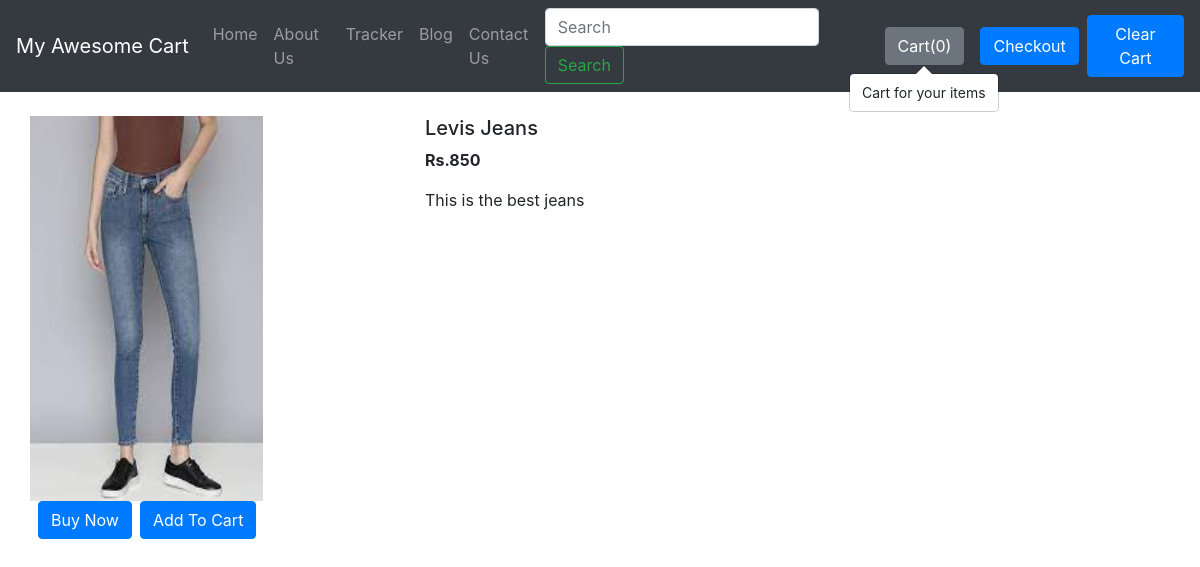
The page /shopee/products/5 on the database its author committed.
### shopee/models.py (models this page shows)
class product(models.Model):
    product_id=models.AutoField
    product_name=models.CharField(max_length=50)
    category=models.CharField(max_length=50, default="")
    sub_category=models.CharField(max_length=50,default="")
    price=models.IntegerField(default=0)
    desc=models.CharField(max_length=300)
    pub_date=models.DateField()
    image=models.ImageField(upload_to='shopee/images', default="")
    def __str__(self):
        return self.product_name

### shopee/views.py (the view)
# urls.py: path('products/<int:myid>',views.prodView,name='ProductView'),
def prodView(request,myid):
    product1=product.objects.filter(id=myid)
    print(product1)
    return render(request,('shopee/prodView.html'),{'product':product1[0]})

### shopee/templates/shopee/prodView.html (shortened to what this page needs)
{% extends 'shopee/basic.html' %}
{% block body %}
<div class="container my-4">
    <div class="row">
    <div class="col-md-4">
    <div class="row">
       <img src="/media//{{product.image}}" width="233px" height="385px">
    </div>
    <div class="row">
        <button class="btn btn-primary mx-2">Buy Now</button>
        <button class="btn btn-primary">Add To Cart</button>
    </div>
        </div>
    <div class="col-md-8">
        <h5>{{product.product_name}}</h5>
        <p><b>Rs.{{product.price}}</b></p>
        <p>{{product.desc}}</p>
    </div>
        </div>
</div>
{% endblock %}

### rows shown on the page
product: image (picture), product_name "Levis Jeans", price "850", desc "This is the best jeans"
